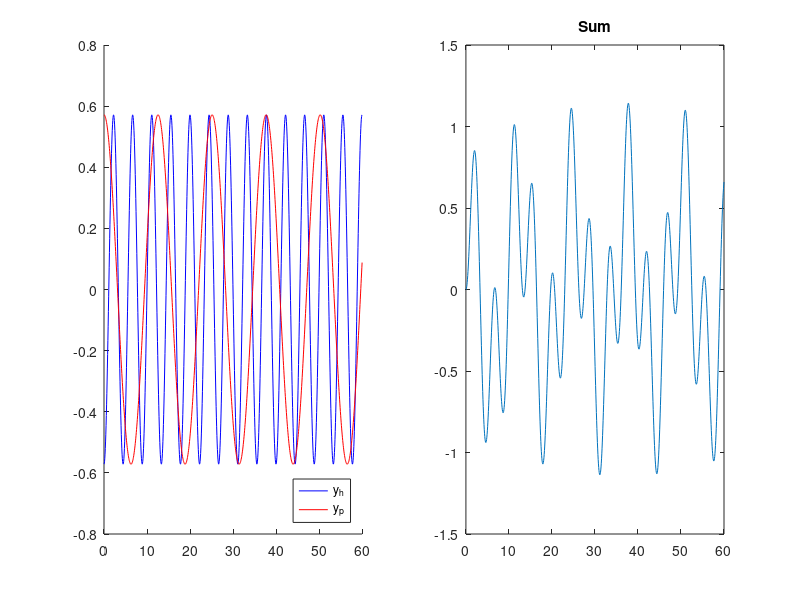

Write the MATLAB code that produced this figure.
close all; clear all;
t = linspace(0,60,1000);
omega = 0.5;
% omega = 1.2;
% omega = 1.4;

subplot(1,2,1)

yh = (-cos(sqrt(2)*t))/(2-omega^2);
hold on;
yp = ( cos(omega  *t))/(2-omega^2);
plot(t,yh,'b');
plot(t,yp,'r');
legend('y_h','y_p','location','southeast');

subplot(1,2,2)
y = (-cos(sqrt(2)*t) + cos(omega*t))/(2-omega^2);
plot(t,y);
title('Sum')